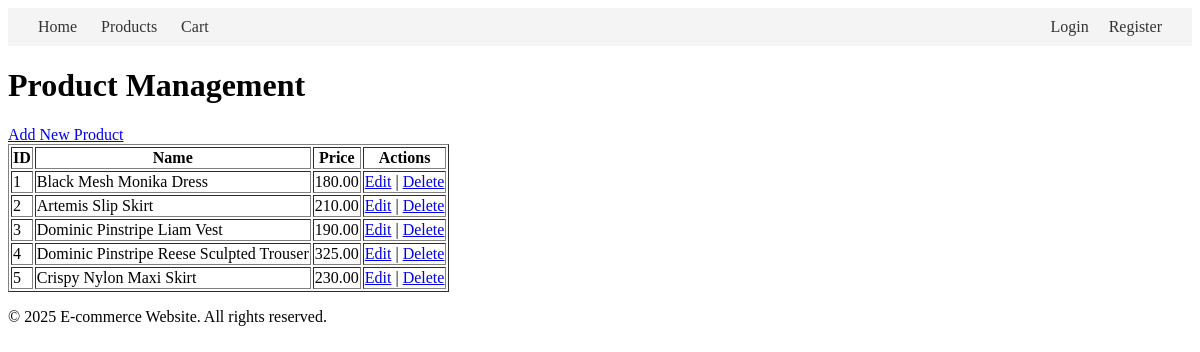
The app's page /ecommerce_jsk/admin/products.php with its own data.
### tables this page shows
CREATE TABLE products (
    id INT AUTO_INCREMENT PRIMARY KEY,
    name VARCHAR(100),
    description TEXT,
    price DECIMAL(10, 2),
    image VARCHAR(255),
    created_at TIMESTAMP DEFAULT CURRENT_TIMESTAMP
);

### ecommerce_jsk/admin/products.php (the view)
<?php
include '../includes/header.php';
include '../includes/db.php';
$stmt = $conn->prepare("SELECT * FROM products");
$stmt->execute();
$result = $stmt->get_result();
echo "<h1>Product Management</h1>";
echo "<a href='add_product.php'>Add New Product</a>";
echo "<table border='1'>";
echo "<tr><th>ID</th><th>Name</th><th>Price</th><th>Actions</th></tr>";
while ($row = $result->fetch_assoc()) {
    echo "<tr>
        <td>{$row['id']}</td>
        <td>{$row['name']}</td>
        <td>{$row['price']}</td>
        <td>
            <a href='edit_product.php?id={$row['id']}'>Edit</a> |
            <a href='delete_product.php?id={$row['id']}'>Delete</a>
        </td>
    </tr>";
}
echo "</table>";
include '../includes/footer.php';
?>

### records on screen
products: id "1", name "Black Mesh Monika Dress", price "180.00"
products: id "2", name "Artemis Slip Skirt", price "210.00"
products: id "3", name "Dominic Pinstripe Liam Vest", price "190.00"
products: id "4", name "Dominic Pinstripe Reese Sculpted Trouser", price "325.00"
products: id "5", name "Crispy Nylon Maxi Skirt", price "230.00"
